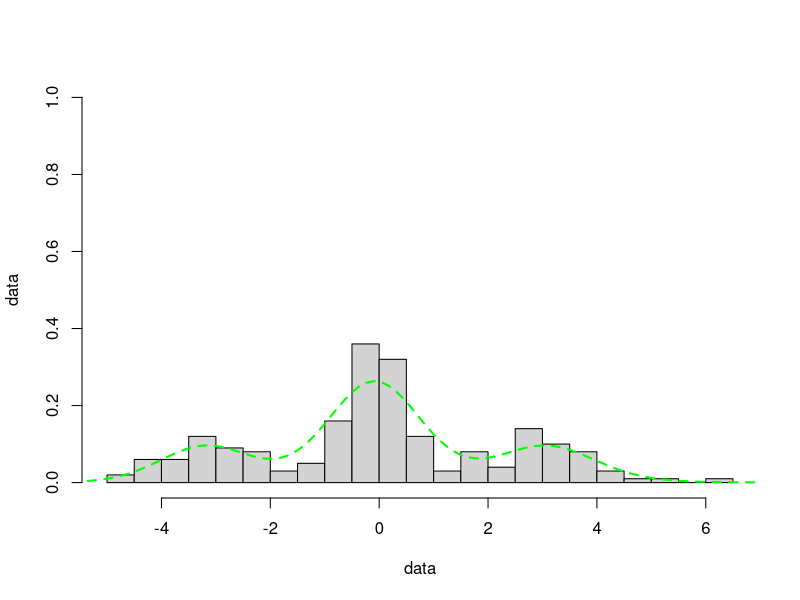

Write the R code that produced this figure.

# Density estimation for DPMM
density_dpmm <- function(z, k, means, precisions, ygrid, n) {
  density_iter <- rep(0, length(ygrid))
  if (k > 0) {
    for (j in 1:k) {
      weight <- sum(z == j) / n
      density_iter <- density_iter + weight * dnorm(ygrid, means[j], 1/sqrt(precisions[j]))
    }
  }
  return(density_iter)
}


# Parameter update for DPMM -- Normal - Normal Gamma Conjugate Distribution
update_cluster_parameters <- function(z, k, data, lambda, mu0, lambda0, a0, b0) {
  cluster_means <- rep(0,k)
  cluster_precisions <- rep(0,k)

  for (j in 1:k) {
    nj <- sum(z == j)
    x_bar <- mean(data[z == j])

    # Posterior parameters
    # Posterior precision = Prior precision + Data precision
    prec_j <- lambda0 + nj * lambda
    mu_j <- (lambda0 * mu0 + lambda * nj * x_bar) / prec_j

    a_j <- a0 + nj / 2
    # b_new = b_0 + 0.5 * SSE within cluster + 0.5 * Penalty from deviating from mu_0
    b_j <- b0 + 0.5 * sum((data[z == j] - x_bar)^2) +
      (lambda0 * nj * (x_bar - mu0)^2) / (2 * (lambda0 + nj))

    # Sample new parameters
    cluster_precisions[j] <- rgamma(1, a_j, b_j)
    cluster_means[j] <- rnorm(1, mu_j, sqrt(1 / (prec_j * cluster_precisions[j])))
  }

  return(list(cluster_means = cluster_means, cluster_precisions = cluster_precisions))
}



# Dirichlet Process Mixture Model (DPMM) clustering using Gibbs sampling


dpmm_clustering <- function(data, ygrid = seq(-3, 3, length.out = 100),
                            n_iter = 500,
                            alpha = 1, lambda = 1,
                            mu0 = mean(data), lambda0 = 1/(2*sd(data))^2,
                            a0 = 2, b0 = var(data)/2) {

  # Args:
  #   data: Numeric vector of data to cluster
  #   ygrid: Grid points where density should be evaluated
  #   n_iter: Number of Gibbs sampling iterations
  #   alpha: DP concentration parameter
  #   lambda: Known precision for Normal-Normal conjugacy model
  #   mu0: Prior mean for cluster means for Normal-Normal conjugacy model
  #   lambda0: Precision of prior for means (Expect means(mu0) within ±2 SD of global mean)
  #   a0: Shape for precision prior for Normal - (Normal - Gamma) conjugacy model for mean and precision to be assumed exchangeable
  #   b0: Scale for precision prior
  #
  # Returns:
  #   A list containing:
  #     - cluster_history: Matrix of cluster assignments for each iteration
  #     - n_clusters: Vector of number of clusters at each iteration
  #     - parameters: List of final cluster means and precisions


  n <- length(data)
  ngrid <- length(ygrid)

  # Initialize cluster assignments - all data points in one cluster
  z <- rep(1, n)
  k <- 1  # Number of clusters

  # Store results
  cluster_history <- matrix(0, n_iter, n)
  n_clusters <- numeric(n_iter)
  density_history <- matrix(0, ngrid, n_iter)

  for (iter in 1:n_iter) {
    # Step 1: Update cluster assignments -- Chinese restaurant process
    for (i in 1:n) {

      # If more than one data point is in the cluster
      # Temporarily unassign point i
      if (sum(z == z[i]) > 1) {
        z[i] <- NA
      } else {
        # If point i is the ONLY member of its cluster
        # Decrease total cluster count since we're deleting this cluster
        # Renumber higher clusters to fill the gap
        # Unassign point i
        k <- k - 1
        z[z > z[i]] <- z[z > z[i]] - 1
        z[i] <- NA
      }

      # Compute probabilities for existing clusters -- using Normal - Normal conjugacy model
      cluster_probs <- sapply(1:k, function(j) {
        nj <- sum(z == j, na.rm = TRUE)
        x_bar <- mean(data[z == j], na.rm = TRUE)
        prec_j <- lambda0 + nj * lambda
        mu_j <- (lambda0 * mu0 + lambda * nj * x_bar) / prec_j

        # Compute probability for cluster j: Likelihood × Cluster size
        # Posterior Predictive Distribution from conjugate model
        dnorm(data[i], mu_j, sqrt(1 / prec_j + 1 / lambda)) * nj
      })

      # Probability for new cluster
      new_cluster_prob <- alpha * dnorm(data[i], mu0, sqrt(1 / lambda0 + 1 / lambda))

      # Sample new assignment for the data point
      probs <- c(cluster_probs, new_cluster_prob)
      z[i] <- sample(1:(k + 1), 1, prob = probs)

      # If we sampled the new cluster
      if (z[i] == k + 1) {
        k <- k + 1
      }
    }

    # Step 2: Update cluster parameters
    parameters <- update_cluster_parameters(z, k, data, lambda, mu0, lambda0, a0, b0)

    # Store results
    cluster_history[iter, ] <- z
    n_clusters[iter] <- k

    # Calculate density on ygrid for this iteration and store it.
    density_history[, iter] <- density_dpmm(z, k, means = parameters$cluster_means, precisions = parameters$cluster_precisions, ygrid = ygrid, n = n)

    }

  # Return results
  list(
    cluster_history = cluster_history,
    n_clusters = n_clusters,
    parameters = parameters,
    density_history = density_history,
    ygrid = ygrid
  )
}

# Example

set.seed(123)

# Generate data
true_means <- c(-3, 0, 3)  # True cluster means
true_sds <- c(1, 0.5, 1)    # True cluster standard deviations
n_points <- c(50, 100, 50)  # Points per cluster
n <- sum(n_points)
data <- unlist(mapply(rnorm, n_points, true_means, true_sds))
data <- data[sample(length(data))]  # Shuffling of Data points
ygrid <- seq(min(data) - 1, max(data) + 1, length.out = 100)


# Run DPMM clustering
n_iter <- 100
results <- dpmm_clustering(data, ygrid = ygrid, n_iter = n_iter)
fhat <- rowMeans(results$density_history)

# Plot results
hist(data, freq = FALSE, ylim = c(0, 1), breaks = 35, main = '', ylab = 'data')
lines(ygrid,fhat,col='green',lwd=2,lty=2)



